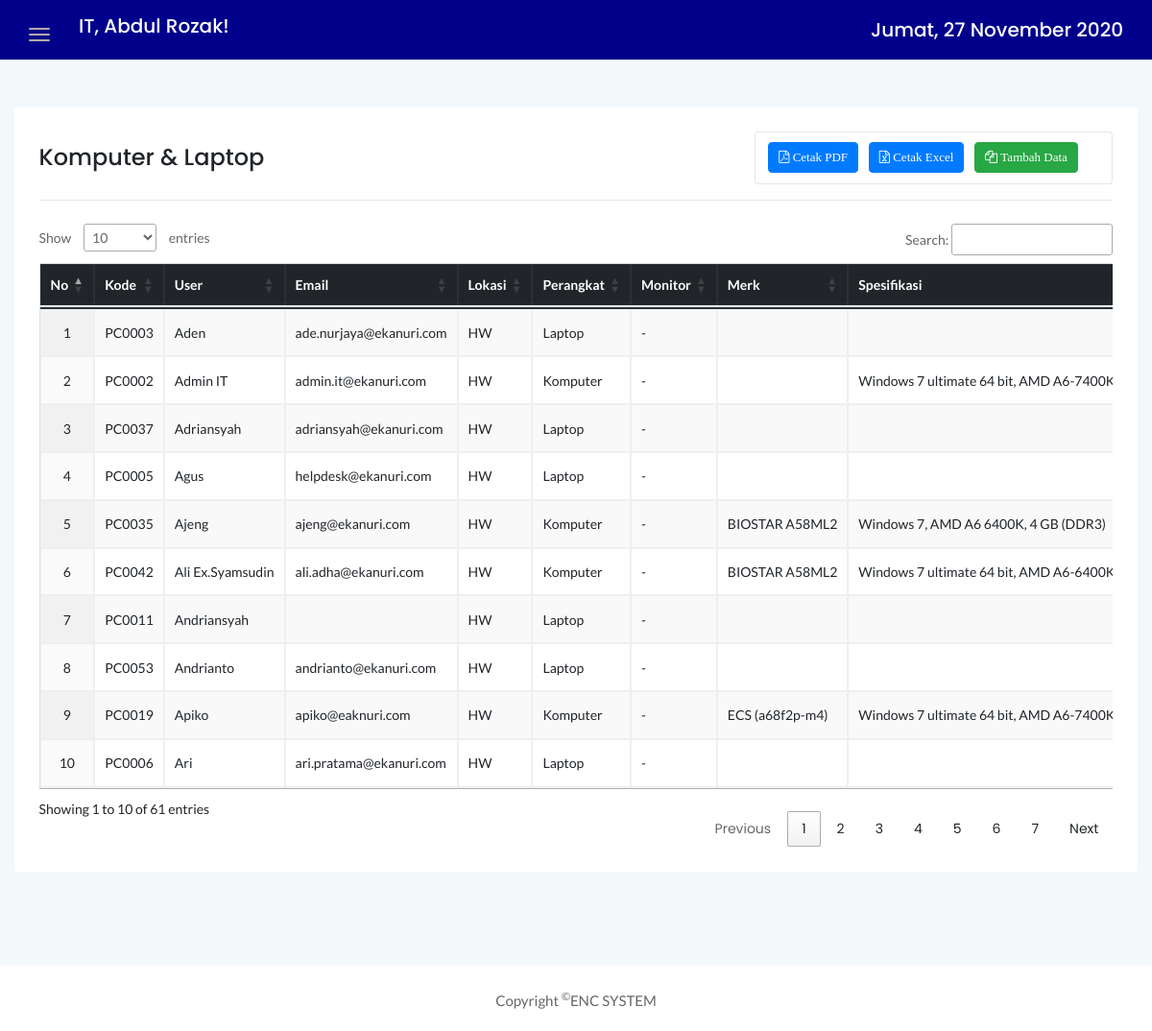
Page /module/index.php?p=pc_laptop (signed in) on the committed database.
### tables this page shows
CREATE TABLE IF NOT EXISTS `pc_laptop` (
  `id_perangkat` char(10) NOT NULL,
  `user` varchar(40) NOT NULL,
  `email` varchar(40) DEFAULT NULL,
  `lokasi` char(10) NOT NULL,
  `jenis_perangkat` varchar(10) NOT NULL,
  `spesifikasi_monitor` varchar(30) DEFAULT NULL,
  `merk` varchar(100) DEFAULT NULL,
  `spesifikasi` varchar(200) DEFAULT NULL,
  `unit_bisnis` varchar(50) DEFAULT NULL,
  `antivirus` char(25) DEFAULT NULL,
  `expired_antivirus` date DEFAULT NULL,
  `anydesk` int(11) DEFAULT NULL,
  `password_anydesk` varchar(30) DEFAULT NULL,
  `tanda_terima` varchar(100) DEFAULT NULL,
  `dibuat_oleh` varchar(40) DEFAULT NULL,
  `dibuat_pada` datetime DEFAULT NULL,
  `dirubah_oleh` varchar(40) DEFAULT NULL,
  `dirubah_pada` datetime DEFAULT NULL
);

### module/pc_laptop.php (the view, shortened to what this page needs)
<?php
	include '../connect.php';
	$query = mysqli_query($conn, "SELECT * FROM pc_laptop ORDER BY user ASC");
	$no=1;
?>
<section>
	<div class="row mt-5 mb-5">
        <div class="col-12">
            <div class="card">
                <div class="card-body">
                    <div class="d-sm-flex justify-content-between align-items-center">
						<h4>Komputer & Laptop</h4>
                        <fieldset class="form-control col-sm-4">
                            <a href="../report/pdf_pclaptop.php" target="_blank" class="btn btn-primary btn-xs mr-2"><i class="fa fa-file-pdf-o"> Cetak PDF</i></a>
                            <a href="../report/excel_pclaptop.php" target="_blank" class="btn btn-primary btn-xs mr-2"><i class="fa fa-file-excel-o"> Cetak Excel</i></a>
							<a href="index.php?p=add_pclaptop" class="btn btn-success btn-xs"><i class="fa fa-files-o"> Tambah Data</i></a>
                        </fieldset>
                    </div>
					<hr>
                    <div class="market-status-table mt-4">
                        <div class="table-responsive">
                            <table id="table-dtScrollX" class="table table-bordered table-hover display nowrap">
                                <thead class="thead-dark">
                                    <tr style="text-align: center;">
                                        <th>No</th>
                                        <th>Kode</th>
                                        <th>User</th>
                                        <th>Email</th>
                                        <th>Lokasi</th>
                                        <th>Perangkat</th>
                                        <th>Monitor</th>
                                        <th>Merk</th>
                                        <th>Spesifikasi</th>
                                    </tr>
                                </thead>
                                <?php
                                    while ($data = mysqli_fetch_assoc($query)){
                                ?>
                                    <tr>
                                        <td style="text-align: center; width: 4%;"><?= $no++; ?></td>
                                        <td><?= $data['id_perangkat']; ?></td>
                                        <td><?= $data['user']; ?></td>
										<td><?= $data['email']; ?></td>
                                        <td><?= $data['lokasi']; ?></td>
                                        <td><?= $data['jenis_perangkat']; ?></td>
                                        <td><?= $data['spesifikasi_monitor'] ?></td>
                                        <td><?= $data['merk']; ?></td>
                                        <td><?= $data['spesifikasi']; ?></td>
                                    </tr>
                                <?php
                                    }
                                ?>
                            </table>
                        </div>
                    </div>
                </div>
            </div>
        </div>
	</div>
</section>

### assets/css/styles.css (style rules this page uses)
.card { border: none; border-radius: 4px; background-color: #fff; -webkit-transition: all 0.3s ease 0s; transition: all 0.3s ease 0s; }
.card-body { padding: 25.6px; padding: 1.6rem; }
.market-status-table { overflow: hidden; }
.btn { padding: 11px 17px; font-size: 13px; letter-spacing: 0; }
.btn-xs { padding: 5px 10px; }
.form-control, .form-control:focus { outline: none; box-shadow: none; }
.form-control { font-size: 14px; border: 1px solid rgba(170, 170, 170, .3); padding: 10.72px 12.8px; padding: .67rem .8rem; }
table tr th { border-bottom: none; }
table tr th, table tr td { border-top: 1px solid rgba(120, 130, 140, 0.13) !important; }
.table-bordered td, .table-bordered th { border: 1px solid rgba(120, 130, 140, 0.13) !important; }
table.dataTable.no-footer { border-bottom: 1px solid rgba(120, 130, 140, 0.13) !important; }
table.dataTable thead th, table.dataTable thead td { border-bottom-color: transparent; }

### rows in the picture
pc_laptop: id_perangkat "PC0003", user "Aden", email "ade.nurjaya@ekanuri.com", lokasi "HW", jenis_perangkat "Laptop", spesifikasi_monitor "-"
pc_laptop: id_perangkat "PC0002", user "Admin IT", email "admin.it@ekanuri.com", lokasi "HW", jenis_perangkat "Komputer", spesifikasi_monitor "-", spesifikasi "Windows 7 ultimate 64 bit, AMD…"
pc_laptop: id_perangkat "PC0037", user "Adriansyah", email "adriansyah@ekanuri.com", lokasi "HW", jenis_perangkat "Laptop", spesifikasi_monitor "-"
pc_laptop: id_perangkat "PC0005", user "Agus", email "helpdesk@ekanuri.com", lokasi "HW", jenis_perangkat "Laptop", spesifikasi_monitor "-"
pc_laptop: id_perangkat "PC0035", user "Ajeng", email "ajeng@ekanuri.com", lokasi "HW", jenis_perangkat "Komputer", spesifikasi_monitor "-", merk "BIOSTAR A58ML2", spesifikasi "Windows 7, AMD A6 6400K, 4 GB (DDR3)"
pc_laptop: id_perangkat "PC0042", user "Ali Ex.Syamsudin", email "ali.adha@ekanuri.com", lokasi "HW", jenis_perangkat "Komputer", spesifikasi_monitor "-", merk "BIOSTAR A58ML2", spesifikasi "Windows 7 ultimate 64 bit, AMD…"
pc_laptop: id_perangkat "PC0011", user "Andriansyah", lokasi "HW", jenis_perangkat "Laptop", spesifikasi_monitor "-"
pc_laptop: id_perangkat "PC0053", user "Andrianto", email "andrianto@ekanuri.com", lokasi "HW", jenis_perangkat "Laptop", spesifikasi_monitor "-"
pc_laptop: id_perangkat "PC0019", user "Apiko", email "apiko@eaknuri.com", lokasi "HW", jenis_perangkat "Komputer", spesifikasi_monitor "-", merk "ECS (a68f2p-m4)", spesifikasi "Windows 7 ultimate 64 bit, AMD…"
pc_laptop: id_perangkat "PC0006", user "Ari", email "ari.pratama@ekanuri.com", lokasi "HW", jenis_perangkat "Laptop", spesifikasi_monitor "-"

### other values in the picture
$_SESSION['nm'] "Abdul Rozak"
